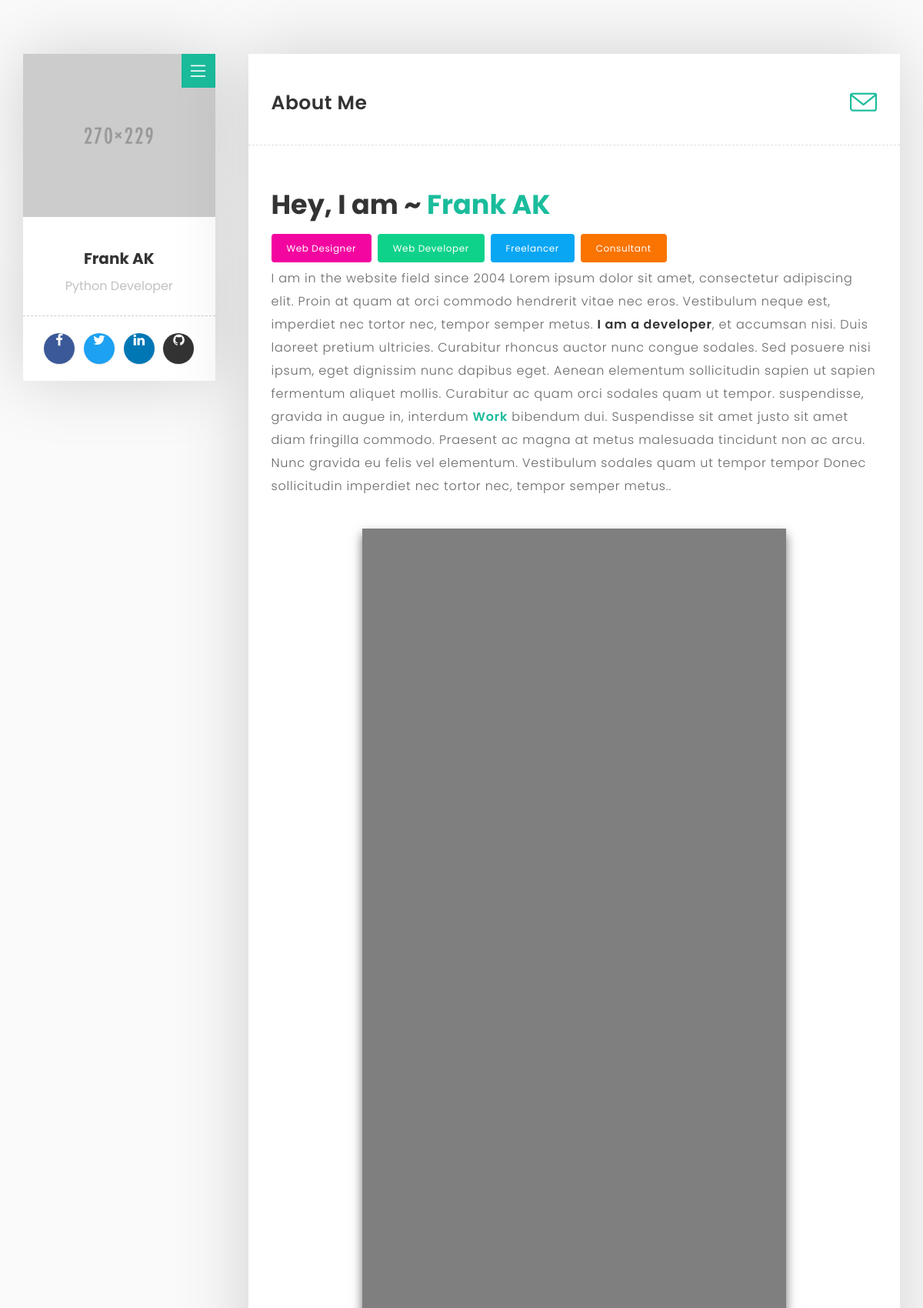
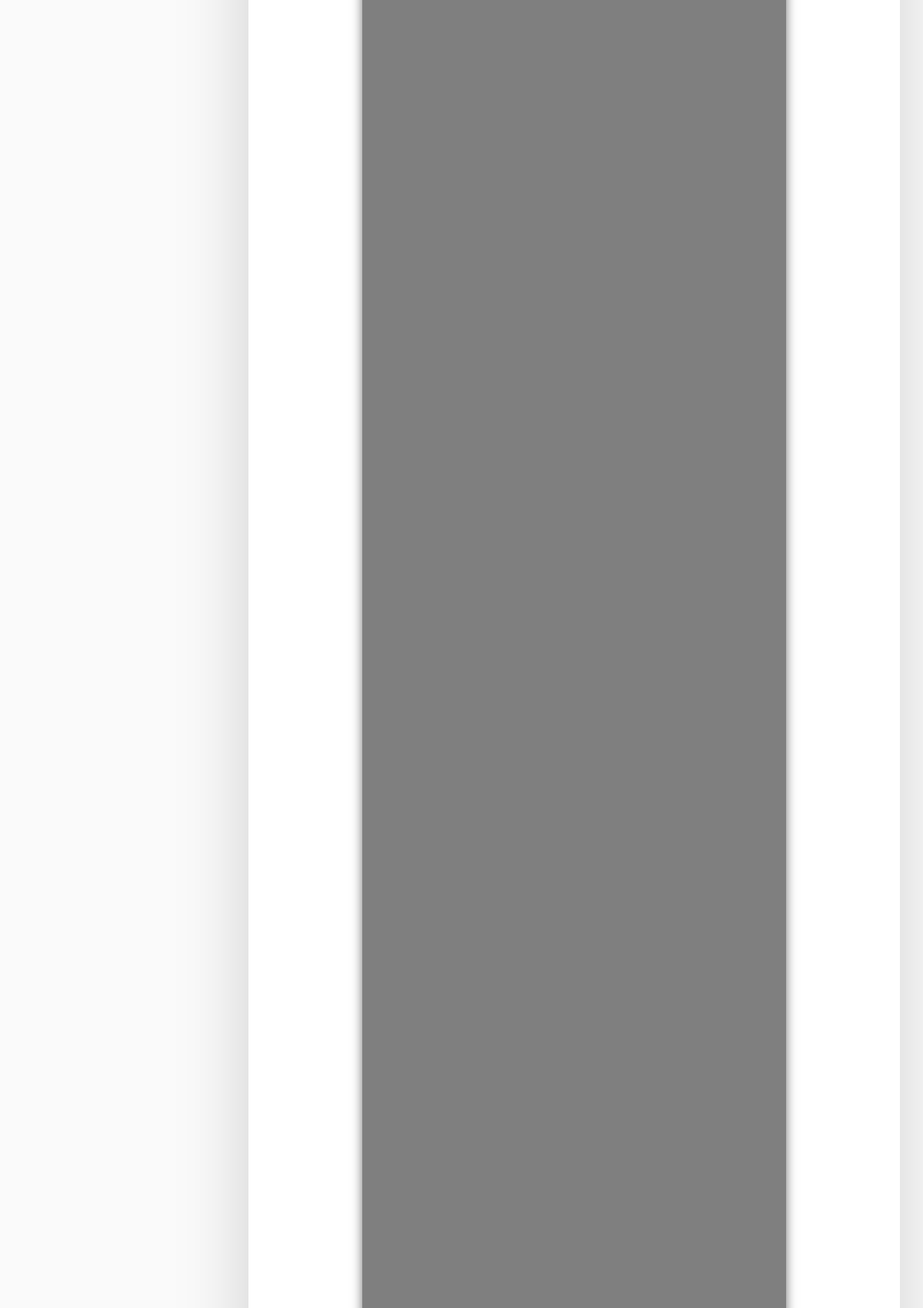
/about (upper part), run on the app's committed database (2 pictures, top to bottom).
### app/models.py (models this page shows, shortened)
class AboutInfo(db.Model):
    id = db.Column(db.Integer, primary_key = True)
    username = db.Column(db.String(16))
    greeting = db.Column(db.String(32))
    describer = db.Column(db.String(1024))
    services = db.Column(db.String(1024))
    jobs = db.Column(db.String(16))
    timestamp = db.Column(db.DateTime)

### app/views.py (the view)
@app.route("/about")
def about():
    about_query = AboutInfo.query.first()
    services = about_query.services.split('|')
    return render_template("about.html", about_data=about_query, services=services)

### app/views.py (called while the page is built)
@app.context_processor
def inject_user():
    return dict(user_info=g.user_info)

@app.context_processor
def inject_email_form():
    form = EmailForm(request.form)
    return dict(form=form)

@app.before_request
def query_user_info():
    d = AboutInfo.query.first() or {}
    g.user_info = {
        "username": d.username if d else 'set your name ~',
        "job": d.jobs if d else "set your jobs ~"
    }

@app.before_request
def before_request():
    g.user = current_user

### app/templates/about.html (shortened to what this page needs)
﻿{% extends "_base.html" %}
{% block right_content %}
    <div class="col-md-12 page-body">
    	<div class="row">
            <div class="sub-title">
           		<h2>About Me</h2>
                <a href="{{url_for('contact') }}"><i class="icon-envelope"></i></a>
             </div>
            <div class="col-md-12 content-page">
              <div class="col-md-12 blog-post">
                <div class="post-title margin-bottom-30">
                    <h1>{{ about_data.greeting }} <span class="main-color">{{ about_data.username }}</span></h1>
                    <ul class="knowledge">
                      <li class="bg-color-1">Web Designer</li>
                      <li class="bg-color-4">Web Developer</li>
                      <li class="bg-color-6">Freelancer</li>
                      <li class="bg-color-5">Consultant</li>
                     </ul>
                <p>{{ about_data.describer | safe}}</p>
                 <div class="video-box margin-top-40 margin-bottom-80">
                  <div class="video-tutorial">
                   <a class="video-popup" href="https://www.youtube.com/watch?v=O2Bsw3lrhvs" title="My Thought">
                   <img src="{{ url_for('static', filename='images/pic/my-pic.png') }}" alt="">
                   </a>
                  </div>
                </div>
                </div>
             </div>
         </div>
{% endblock %}

### app/templates/_base.html (shortened to what this page needs)
<!DOCTYPE html>
<html lang="en">
<head>
  <link rel="stylesheet" type="text/css" href="{{ url_for('static', filename='css/plugin.css') }}">
  <link rel="stylesheet" type="text/css" href="{{ url_for('static', filename='css/style.css') }}">
</head>
<body>
  <div id="main">
      <div class="container">
          <div class="row">
               <div class="col-md-3">
                 <div class="about-fixed">
                   <div class="my-pic">
                      <img src="{{ url_for('static', filename='images/pic/my-pic.png') }}" alt="">
                      <a href="javascript:void(0)" class="collapsed" data-target="#menu" data-toggle="collapse"><i class="icon-menu menu"></i></a>
                      </div>
                    <div class="my-detail">
                      <div class="white-spacing">
                          <h1>{{ user_info.username }}</h1>
                          <span>{{ user_info.job }}</span>
                      </div>
                     <ul class="social-icon">
                       <li><a href="https://www.facebook.com/frank.ak.1" target="_blank" class="facebook"><i class="fa fa-facebook"></i></a></li>
                       <li><a href="https://twitter.com/Landpack" target="_blank" class="twitter"><i class="fa fa-twitter"></i></a></li>
                       <li><a href="#" target="_blank" class="linkedin"><i class="fa fa-linkedin"></i></a></li>
                       <li><a href="https://github.com/land-pack" target="_blank" class="github"><i class="fa fa-github"></i></a></li>
                      </ul>
                  </div>
                </div>
              </div>
<div class="col-md-9">
{% block right_content %}
{% endblock %}
  </div>
</div>
</div>
    </div>
 </body>
</html>

### app/static/css/style.css (style rules this page uses)
body { font-family: "Poppins", sans-serif; background: #fafafa !important; }
html { position: relative; min-height: 100%; }
a { text-decoration: none !important; color: #1abc9c; }
b { font-weight: 600; color: #333333; }
p { font-size: 14px; font-family: "Poppins", sans-serif; }
#main { margin: 50px 0; }
.main-color { color: #1abc9c; }
.page-body { background: #ffffff; box-shadow: -2px -1px 88px 0px rgba(0,0,0,0.17); }
.sub-title { padding: 30px; }
.sub-title h2 { display: inline-block; font-size: 25px; letter-spacing: 0.5px; font-weight: 600; }
.sub-title i { float: right; font-size: 35px; margin-top: 15px; }
.content-page { padding-top: 30px; padding-bottom: 60px; border-top: 1px dashed #dedede; border-bottom: 1px dashed #dedede; }
.menu { position: absolute; right: 0px; top: 0px; font-size: 20px; color: #fff; background: #1abc9c; padding: 12px; }
.about-fixed { position: fixed; width: 20.8%; }
.my-pic { width: 100%; box-shadow: -2px -1px 88px 0px rgba(0,0,0,0.17); }
.my-pic img { width: 100%; }
.my-detail { text-align: center; margin-bottom: 30px; background: #ffffff; box-shadow: -2px -1px 88px 0px rgba(0,0,0,0.17); }
.my-detail .white-spacing { padding: 23px 0; border-bottom: 1px dashed #cccccc; }
.my-detail h1 { font-size: 20px; font-weight: 700; }
.my-detail span { color: #c1c1c1; font-weight: 400; line-height: 30px; font-size: 16px; }
.knowledge { list-style: none; padding: 2px; margin: 0; padding-left: 0px; }
.knowledge:before, .knowledge:after { content: " "; display: table; }
.knowledge:after { clear: both; }
.knowledge li { display: inline-block; color: #ffffff; margin: 4px 4px; padding: 10px 20px; font-size: 12px; letter-spacing: 0.6px; margin-left: 0px; border-radius: 4px; cursor: default; }
div.blog-post { display: none; margin-bottom: 50px; }
.blog-post .post-title h1 { color: #333333; font-size: 35px; line-height: 45px; font-weight: 700; margin-top: 24px; }
.blog-post p { font-size: 16px; line-height: 30px; color: #696868; font-weight: 300; letter-spacing: 0.8px; font-family: "Poppins", sans-serif; }
.video-box { background: #333333; width: 70%; margin: 0 auto; height: 100%; box-shadow: 0px 7px 13px 0px rgba(2, 2, 2, 0.56); }
.video-tutorial { position: relative; }
.video-tutorial .video-popup:after { content: '\e071'; font-family: 'simple-line-icons'; display: block; color: #1abc9c; font-size: 65px; font-weight: 600; z-index: 1; position: absolute; top: 50%; left: 50%; -webkit-transform: translate(-50%, -50%); -moz-transform: translate(-50%, -50%); transform: translate(-50%, -50%); opacity: .9; -webkit-transition: all 0.3s ease-in-out; -moz-transition: all 0.3s ease-in-out; transition: all 0.3s ease-in-out; }
.video-tutorial img { width: 100%; height: 100%; object-fit: cover; opacity: .5; user-drag: none; -webkit-user-drag: none; -webkit-user-select: none; -moz-user-select: none; }
.social-icon { list-style: none; padding: 20px; margin: 0; text-align: center; }
.social-icon:before, .social-icon:after { content: " "; display: table; }
.social-icon:after { clear: both; }
.social-icon li { display: inline-block; margin: 2px 4px; }
.social-icon li a { display: block; width: 40px; height: 40px; line-height: 42px; color: #fff; text-align: center; border: 0 none; border-radius: 50%; font-size: 17px; box-shadow: 0px 1px 2px 0px rgba(90, 91, 95, 0.15); transition: all 0.3s ease-in-out; }
.facebook { background-color: #3b5998; }
.twitter { background-color: #1da1f2; }
.linkedin { background-color: #0077b5; }
.github { background-color: #333333; }
.margin-top-40 { margin-top: 40px !important; }
.margin-bottom-30 { margin-bottom: 30px !important; }
.margin-bottom-80 { margin-bottom: 80px !important; }
.bg-color-1 { background-color: #f306a0; }
.bg-color-4 { background-color: #0fd28a; }
.bg-color-5 { background-color: #f97400; }
.bg-color-6 { background-color: #08a6f3; }

### data on the page
AboutInfo: username "Frank AK", job "Python Developer", greeting "Hey, I am ~", describer "I am in the website field since 2004 Lorem ipsum dolor sit amet, consectetur adipiscing elit. Proin at quam at orci commodo hendrerit vitae nec eros. Vestibulum neque est, imperdiet nec tortor nec, tempor semper metus. I am a developer , et accumsan nisi. Duis laoreet pretium ultricies. Curabitur rhoncus auctor nunc congue sodales. Sed posuere nisi ipsum, eget dignissim nunc dapibus eget. Aenean elementum sollicitudin sapien ut sapien fermentum aliquet mollis. Curabitur ac quam orci sodales quam ut tempor. suspendisse, gravida in augue in, interdum Work bibendum dui. Suspendisse sit amet justo sit amet diam fringilla commodo. Praesent ac magna at metus malesuada tincidunt non ac arcu. Nunc…"
